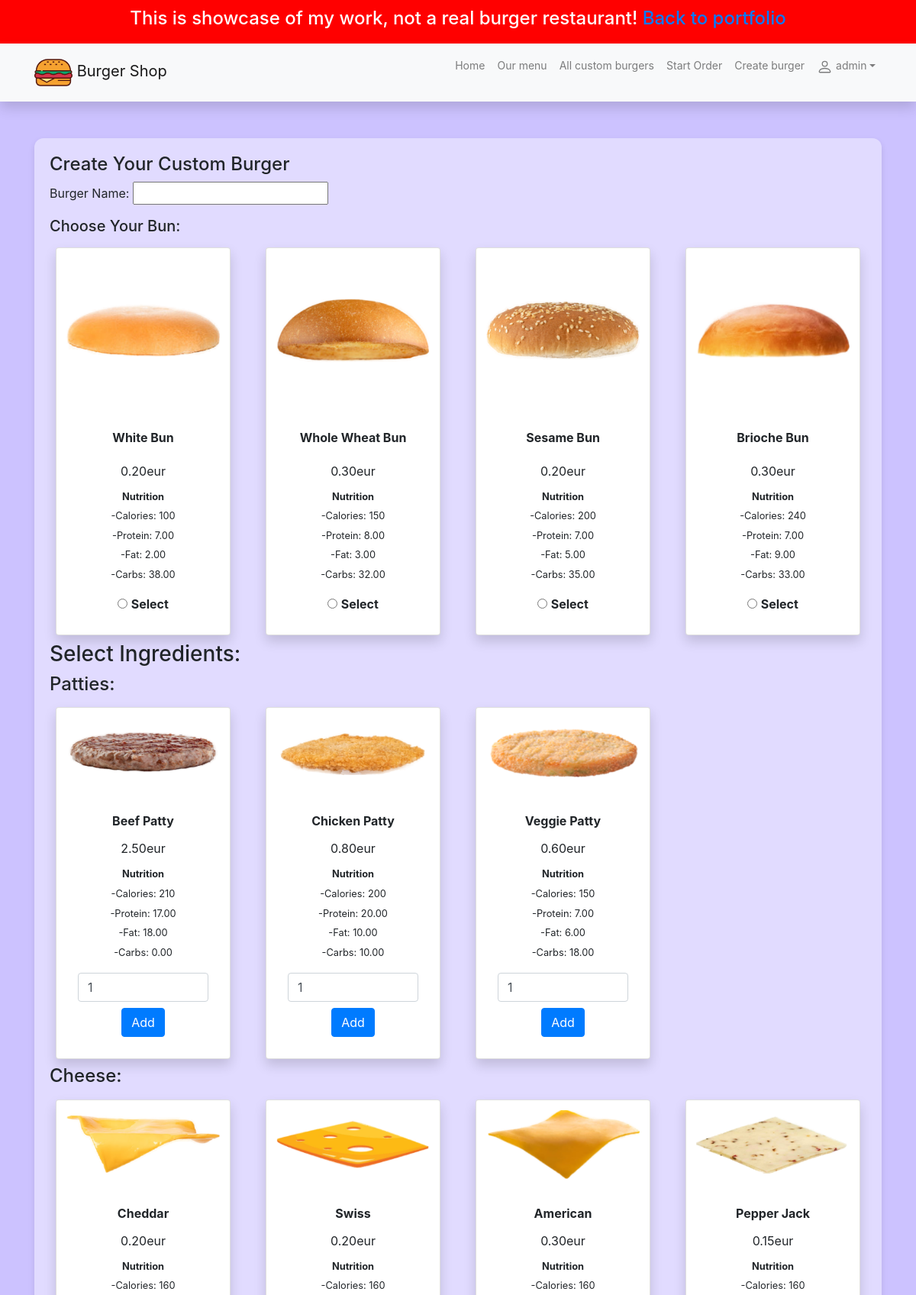
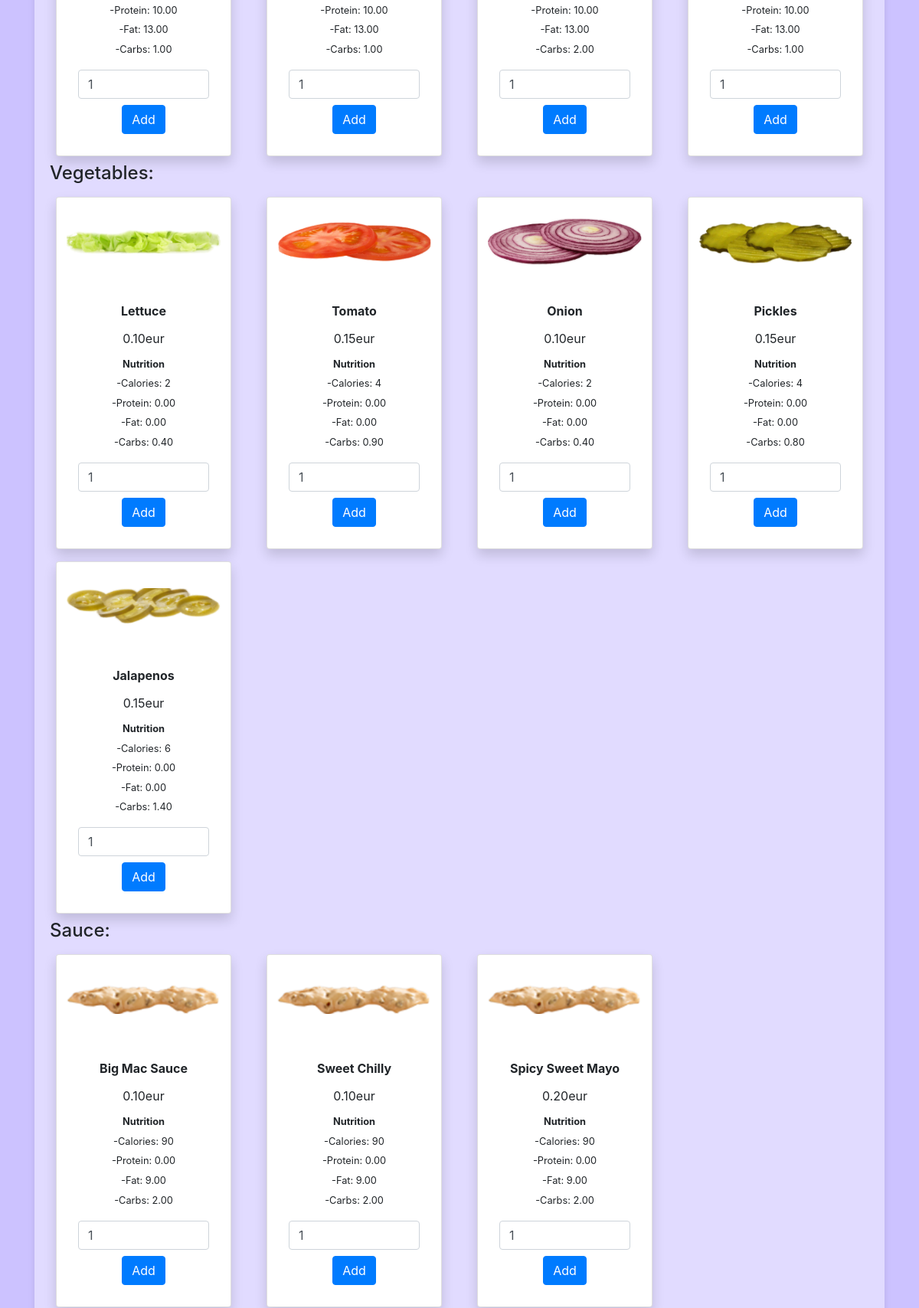
The app's page /burger_shop/create-burger/ (signed in, upper part) with its own data (2 pictures, top to bottom).
### burger_shop/models.py (models this page shows, shortened)
class Ingredient(models.Model):
    category = models.CharField('Category', max_length=50)
    name = models.CharField('Name', max_length=50)
    description = models.CharField('Description', max_length=150)
    price = models.DecimalField('Price', max_digits=30, decimal_places=2)
    part_image = models.ImageField(upload_to='burger_components/', blank=True)
    class Meta:
        verbose_name = 'Ingredient'
        verbose_name_plural = 'Ingredients'
        app_label = 'burger_shop'

class Nutrition(models.Model):
    calories = models.PositiveIntegerField(default=0)
    protein = models.DecimalField(max_digits=6, decimal_places=2, default=0.00)
    fat = models.DecimalField(max_digits=6, decimal_places=2, default=0.00)
    carbs = models.DecimalField(max_digits=6, decimal_places=2, default=0.00)
    ingredient = models.OneToOneField(
        'Ingredient',
        on_delete=models.CASCADE,
        null=True,
        blank=True,
        related_name='nutrition'
    )
    menu_item = models.OneToOneField(
        'MenuItem',
        on_delete=models.CASCADE,
        null=True,
        blank=True,
        related_name='nutrition'
    )
    class Meta:
        app_label = 'burger_shop'

### burger_shop/views.py (the view, shortened to what this page needs)
# urls.py: path('create-burger/', views.create_burger, name='create_burger'),
def create_burger(request):
    buns = Ingredient.objects.filter(category='Bun').all()
    ingredients = Ingredient.objects.exclude(category='Bun')
    categorized_ingredients = {
        'patty': Ingredient.objects.filter(category='Patty'),
        'cheese': Ingredient.objects.filter(category='Cheese'),
        'vegetables': Ingredient.objects.filter(category='Vegetables'),
        'sauce': Ingredient.objects.filter(category='Sauce'),
        'extras': Ingredient.objects.filter(category='Extras'),
    }
    form = CustomBurgerForm()
    return render(request, 'burger_shop/create_burger.html', {'form': form, 'buns': buns, 'ingredients': ingredients, 'categorized_ingredients': categorized_ingredients})

### burger_shop/forms.py
class CustomBurgerForm(forms.Form):
    name = forms.CharField(max_length=50, label='Burger Name')
    bun = forms.ModelChoiceField(
        queryset=Ingredient.objects.filter(category='Bun'),
        widget=forms.RadioSelect,
        required=True,
        label='Choose Your Bun'
    )
    ingredients = forms.ModelMultipleChoiceField(
        queryset=Ingredient.objects.exclude(category='Bun'),
        widget=forms.CheckboxSelectMultiple,
        required=True,
        label='Choose Your Ingredients'
    )

### burger_shop/templates/burger_shop/create_burger.html (shortened to what this page needs)
{% extends 'burger_shop/base.html' %}
{% block content %}
<div class="content">
    {% if user.is_authenticated %}
        <h4>Create Your Custom Burger</h4>
        <form method="post" id="burgerForm">
            <p>{{ form.name.label }}: {{ form.name }}</p>
            <h5>Choose Your Bun:</h5>
            <div class="row">
                {% for bun in buns %}
                    <div class="col-sm-6 col-md-3 d-flex align-items-stretch">
                        <div class="card m-2 shadow p-2 w-100 d-flex flex-column justify-content-between" style="width: 150px; text-align: center;">
                            <img class="card-img-top" src="{{ bun.part_image.url }}" style="object-fit: contain;">
                            <div class="card-body d-flex flex-column align-items-center">
                                <div>
                                    <p class="card-title" style="height: 40px; display: flex; align-items: center; justify-content: center;"><b>{{ bun.name }}</b></p>
                                    <p class="mb-2">{{ bun.price }}eur</p>
                                    <p style="margin-bottom: 0.1rem;"><small><b>Nutrition</b></small></p>
                                        <p style="margin-bottom: 0.1rem;"><small>-Calories: {{bun.nutrition.calories}}</small></p>
                                        <p style="margin-bottom: 0.1rem;"><small>-Protein: {{bun.nutrition.protein}}</small></p>
                                        <p style="margin-bottom: 0.1rem;"><small>-Fat: {{bun.nutrition.fat}}</small></p>
                                        <p><small>-Carbs: {{bun.nutrition.carbs}}</small></p>
                                </div>
                                <div>
                                    <input type="radio" name="bun" value="{{ bun.id }}" class="select-bun" data-name="{{ bun.name }}" data-price="{{ bun.price }}"
                                    data-calories="{{ bun.nutrition.calories }}" data-protein="{{ bun.nutrition.protein }}" data-fat="{{ bun.nutrition.fat }}" data-carbs="{{ bun.nutrition.carbs }}"> <strong>Select</strong>
                                </div>
                            </div>
                        </div>
                    </div>
                {% endfor %}
            </div>
            <h3>Select Ingredients:</h3>
            <h4>Patties:</h4>
            <div class="row">
                    {% for ingredient in categorized_ingredients.patty %}
                        <div class="col-md-3 d-flex">
                            <div class="card m-2 shadow p-2 w-100 d-flex flex-column justify-content-between" style="width: 150px; text-align: center;">
                                <img src="{{ ingredient.part_image.url }}" class="card-img-top mx-auto" alt="{{ ingredient.name }}" style="object-fit: contain; max-height: 100px;">
                                <div class="card-body d-flex flex-column align-items-center">
                                    <div>
                                        <p class="mb-1" style="height: 40px; display: flex; align-items: center; justify-content: center;"><b>{{ ingredient.name }}</b></p>
                                        <p class="mb-2">{{ ingredient.price }}eur</p>
                                        <p style="margin-bottom: 0.1rem;"><small><b>Nutrition</b></small></p>
                                            <p style="margin-bottom: 0.1rem;"><small>-Calories: {{ingredient.nutrition.calories}}</small></p>
                                            <p style="margin-bottom: 0.1rem;"><small>-Protein: {{ingredient.nutrition.protein}}</small></p>
                                            <p style="margin-bottom: 0.1rem;"><small>-Fat: {{ingredient.nutrition.fat}}</small></p>
                                            <p><small>-Carbs: {{ingredient.nutrition.carbs}}</small></p>
                                    </div>
                                    <input type="number" id="qty_{{ ingredient.id }}" value="1" min="1" max="15" class="form-control mb-2">
                                    <button type="button" class="btn btn-primary" onclick="addIngredient({{ ingredient.id }}, '{{ ingredient.name }}', {{ ingredient.price }},
                                    {{ ingredient.nutrition.calories }}, {{ ingredient.nutrition.protein }}, {{ ingredient.nutrition.fat }}, {{ ingredient.nutrition.carbs }})">
                                        Add</button>
                                </div>
                            </div>
                        </div>
                    {% endfor %}
            </div>
            <h4>Cheese:</h4>
            <div class="row">
                    {% for ingredient in categorized_ingredients.cheese %}
                        <div class="col-md-3 d-flex">
                            <div class="card m-2 shadow p-2 w-100 d-flex flex-column justify-content-between" style="width: 150px; text-align: center;">
                                <img src="{{ ingredient.part_image.url }}" class="card-img-top mx-auto" alt="{{ ingredient.name }}" style="object-fit: contain; max-height: 100px;">
                                <div class="card-body d-flex flex-column align-items-center">
                                    <div>
                                        <p class="mb-1" style="height: 40px; display: flex; align-items: center; justify-content: center;"><b>{{ ingredient.name }}</b></p>
                                        <p class="mb-2">{{ ingredient.price }}eur</p>
                                        <p style="margin-bottom: 0.1rem;"><small><b>Nutrition</b></small></p>
                                            <p style="margin-bottom: 0.1rem;"><small>-Calories: {{ingredient.nutrition.calories}}</small></p>
                                            <p style="margin-bottom: 0.1rem;"><small>-Protein: {{ingredient.nutrition.protein}}</small></p>
                                            <p style="margin-bottom: 0.1rem;"><small>-Fat: {{ingredient.nutrition.fat}}</small></p>
                                            <p><small>-Carbs: {{ingredient.nutrition.carbs}}</small></p>
                                    </div>
                                    <input type="number" id="qty_{{ ingredient.id }}" value="1" min="1" max="15" class="form-control mb-2">
                                    <button type="button" class="btn btn-primary" onclick="addIngredient({{ ingredient.id }}, '{{ ingredient.name }}', {{ ingredient.price }},
                                    {{ ingredient.nutrition.calories }}, {{ ingredient.nutrition.protein }}, {{ ingredient.nutrition.fat }}, {{ ingredient.nutrition.carbs }})">
                                        Add</button>
                                </div>
                            </div>
                        </div>
                    {% endfor %}
            </div>
            <h4>Vegetables:</h4>
            <div class="row">
                    {% for ingredient in categorized_ingredients.vegetables %}
                        <div class="col-md-3 d-flex">
                            <div class="card m-2 shadow p-2 w-100 d-flex flex-column justify-content-between" style="width: 150px; text-align: center;">
                                <img src="{{ ingredient.part_image.url }}" class="card-img-top mx-auto" alt="{{ ingredient.name }}" style="object-fit: contain; max-height: 100px;">
                                <div class="card-body d-flex flex-column align-items-center">
                                    <div>
                                        <p class="mb-1" style="height: 40px; display: flex; align-items: center; justify-content: center;"><b>{{ ingredient.name }}</b></p>
                                        <p class="mb-2">{{ ingredient.price }}eur</p>
                                        <p style="margin-bottom: 0.1rem;"><small><b>Nutrition</b></small></p>
                                            <p style="margin-bottom: 0.1rem;"><small>-Calories: {{ingredient.nutrition.calories}}</small></p>
                                            <p style="margin-bottom: 0.1rem;"><small>-Protein: {{ingredient.nutrition.protein}}</small></p>
                                            <p style="margin-bottom: 0.1rem;"><small>-Fat: {{ingredient.nutrition.fat}}</small></p>
                                            <p><small>-Carbs: {{ingredient.nutrition.carbs}}</small></p>
                                    </div>
                                    <input type="number" id="qty_{{ ingredient.id }}" value="1" min="1" max="15" class="form-control mb-2">
                                    <button type="button" class="btn btn-primary" onclick="addIngredient({{ ingredient.id }}, '{{ ingredient.name }}', {{ ingredient.price }},
                                    {{ ingredient.nutrition.calories }}, {{ ingredient.nutrition.protein }}, {{ ingredient.nutrition.fat }}, {{ ingredient.nutrition.carbs }})">
                                        Add</button>
                                </div>
                            </div>
                        </div>
                    {% endfor %}
            </div>
            <h4>Sauce:</h4>
            <div class="row">
                    {% for ingredient in categorized_ingredients.sauce %}
                        <div class="col-md-3 d-flex">
                            <div class="card m-2 shadow p-2 w-100 d-flex flex-column justify-content-between" style="width: 150px; text-align: center;">
                                <img src="{{ ingredient.part_image.url }}" class="card-img-top mx-auto" alt="{{ ingredient.name }}" style="object-fit: contain; max-height: 100px;">
                                <div class="card-body d-flex flex-column align-items-center">
                                    <div>
                                        <p class="mb-1" style="height: 40px; display: flex; align-items: center; justify-content: center;"><b>{{ ingredient.name }}</b></p>
                                        <p class="mb-2">{{ ingredient.price }}eur</p>
                                        <p style="margin-bottom: 0.1rem;"><small><b>Nutrition</b></small></p>
                                            <p style="margin-bottom: 0.1rem;"><small>-Calories: {{ingredient.nutrition.calories}}</small></p>
                                            <p style="margin-bottom: 0.1rem;"><small>-Protein: {{ingredient.nutrition.protein}}</small></p>
                                            <p style="margin-bottom: 0.1rem;"><small>-Fat: {{ingredient.nutrition.fat}}</small></p>
                                            <p><small>-Carbs: {{ingredient.nutrition.carbs}}</small></p>
                                    </div>
                                    <input type="number" id="qty_{{ ingredient.id }}" value="1" min="1" max="15" class="form-control mb-2">
                                    <button type="button" class="btn btn-primary" onclick="addIngredient({{ ingredient.id }}, '{{ ingredient.name }}', {{ ingredient.price }},
                                    {{ ingredient.nutrition.calories }}, {{ ingredient.nutrition.protein }}, {{ ingredient.nutrition.fat }}, {{ ingredient.nutrition.carbs }})">
                                        Add</button>
                                </div>
                            </div>
                        </div>
                    {% endfor %}
            </div>
        </form>
    {% endif %}
</div>
{% endblock %}

### burger_shop/templates/burger_shop/base.html (shortened to what this page needs)
<!DOCTYPE html>
<html lang="en">
<head>
    <link rel="stylesheet"
          href="https://stackpath.bootstrapcdn.com/bootstrap/4.1.3/css/bootstrap.min.css"
>
    {% load static %}
    <link rel="stylesheet" href="{% static 'burger_shop/css/styles.css' %}">
</head>
<body>
<div class="portfolio">
    <h4 style="color: white;">This is showcase of my work, not a real burger restaurant! <a href="/">Back to portfolio</a> </h4>
</div>
<nav class="navbar navbar-expand-lg navbar-light bg-light static-top mb-5 shadow">
  <div class="container d-flex flex-wrap">
    <a class="navbar-brand" href="{% url 'burger_shop:homepage' %}">
      Burger Shop
    </a>
    <ul class="collapse navbar-collapse justify-content-end" id="navbarResponsive">
      <ul class="navbar-nav ms-auto">
        <li class="nav-item"><a class="nav-link" href="{% url 'burger_shop:homepage' %}">Home</a></li>
        <li class="nav-item"><a class="nav-link" href="{% url 'burger_shop:menu' %}">Our menu</a></li>
        <li class="nav-item"><a class="nav-link" href="{% url 'burger_shop:custom_burgers' %}">All custom burgers</a></li>
        <li class="nav-item"><a class="nav-link" href="{% url 'burger_shop:start_order' %}">Start Order</a></li>
        <li class="nav-item"><a class="nav-link" href="{% url 'burger_shop:create_burger' %}">Create burger</a></li>
        {% if user.is_authenticated %}
          <li class="nav-item dropdown">
            <a class="nav-link dropdown-toggle" href="#" id="userDropdown" role="button" data-bs-toggle="dropdown" aria-expanded="false">
            {{ user.username }}</a>
          </li>
        {% endif %}
      </ul>
    </ul>
  </div>
</nav>
    <div class="container">{% block content %}{% endblock %}</div>
</body>
</html>

### burger_shop/static/burger_shop/css/styles.css (style rules this page uses)
.portfolio { background-color: red; text-align:center; padding: 10px; }
body { background-color: #ccc2ff; }
.content { margin: 20px auto; margin-bottom: 100px; padding: 20px; background: rgba(255, 255, 255, 0.4); border-radius: 0.75rem; box-shadow: 0 4px 8px rgba(0, 0, 0, 0.1); }
.card { width: 100%; max-width: 300px; min-height: 300px; }
.card img { width: 100%; height: 200px; object-fit: cover; padding: 5px; }
.navbar-nav .nav-link { font-size: 14px; }

### records on screen
Ingredient: part_image (picture), name "White Bun", price "0.20", nutrition.calories "100", nutrition.protein "7.00", nutrition.fat "2.00", nutrition.carbs "38.00"
Ingredient: part_image (picture), name "Whole Wheat Bun", price "0.30", nutrition.calories "150", nutrition.protein "8.00", nutrition.fat "3.00", nutrition.carbs "32.00"
Ingredient: part_image (picture), name "Sesame Bun", price "0.20", nutrition.calories "200", nutrition.protein "7.00", nutrition.fat "5.00", nutrition.carbs "35.00"
Ingredient: part_image (picture), name "Brioche Bun", price "0.30", nutrition.calories "240", nutrition.protein "7.00", nutrition.fat "9.00", nutrition.carbs "33.00"
Ingredient: part_image (picture), name "Beef Patty", price "2.50", nutrition.calories "210", nutrition.protein "17.00", nutrition.fat "18.00", nutrition.carbs "0.00"
Ingredient: part_image (picture), name "Chicken Patty", price "0.80", nutrition.calories "200", nutrition.protein "20.00", nutrition.fat "10.00", nutrition.carbs "10.00"
Ingredient: part_image (picture), name "Veggie Patty", price "0.60", nutrition.calories "150", nutrition.protein "7.00", nutrition.fat "6.00", nutrition.carbs "18.00"
Ingredient: part_image (picture), name "Cheddar", price "0.20", nutrition.calories "160", nutrition.protein "10.00", nutrition.fat "13.00", nutrition.carbs "1.00"
Ingredient: part_image (picture), name "Swiss", price "0.20", nutrition.calories "160", nutrition.protein "10.00", nutrition.fat "13.00", nutrition.carbs "1.00"
Ingredient: part_image (picture), name "American", price "0.30", nutrition.calories "160", nutrition.protein "10.00", nutrition.fat "13.00", nutrition.carbs "2.00"
Ingredient: part_image (picture), name "Pepper Jack", price "0.15", nutrition.calories "160", nutrition.protein "10.00", nutrition.fat "13.00", nutrition.carbs "1.00"
Ingredient: part_image (picture), name "Lettuce", price "0.10", nutrition.calories "2", nutrition.protein "0.00", nutrition.fat "0.00", nutrition.carbs "0.40"
Ingredient: part_image (picture), name "Tomato", price "0.15", nutrition.calories "4", nutrition.protein "0.00", nutrition.fat "0.00", nutrition.carbs "0.90"
Ingredient: part_image (picture), name "Onion", price "0.10", nutrition.calories "2", nutrition.protein "0.00", nutrition.fat "0.00", nutrition.carbs "0.40"
Ingredient: part_image (picture), name "Pickles", price "0.15", nutrition.calories "4", nutrition.protein "0.00", nutrition.fat "0.00", nutrition.carbs "0.80"
Ingredient: part_image (picture), name "Jalapenos", price "0.15", nutrition.calories "6", nutrition.protein "0.00", nutrition.fat "0.00", nutrition.carbs "1.40"
Ingredient: part_image (picture), name "Big Mac Sauce", price "0.10", nutrition.calories "90", nutrition.protein "0.00", nutrition.fat "9.00", nutrition.carbs "2.00"
Ingredient: part_image (picture), name "Sweet Chilly", price "0.10", nutrition.calories "90", nutrition.protein "0.00", nutrition.fat "9.00", nutrition.carbs "2.00"
Ingredient: part_image (picture), name "Spicy Sweet Mayo", price "0.20", nutrition.calories "90", nutrition.protein "0.00", nutrition.fat "9.00", nutrition.carbs "2.00"

### other values on screen
{{ user.username }} "admin"
